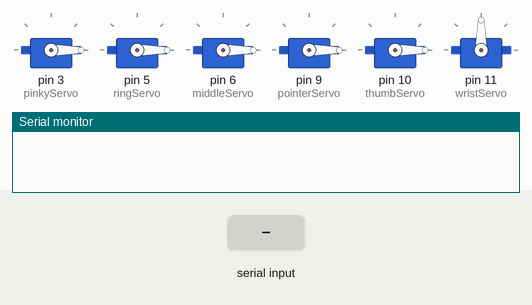
Recording of a sketch running on a simulated Arduino Uno, built with avr-gcc and run on an emulated ATmega328P. Shown: 6 × servo, the last lines printed to the serial monitor. The test bench sets the inputs (shaded band).

Above: at 2.2 s.
2.3 s: "C#" received over Serial
At 4.0 s:
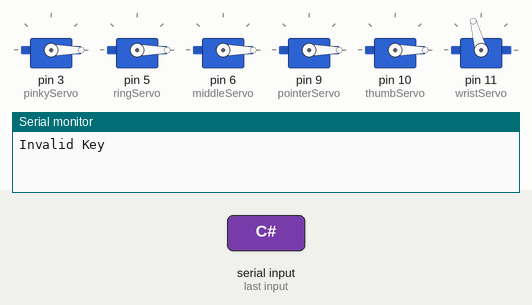
5.1 s: "C3" received over Serial
At 6.25 s:
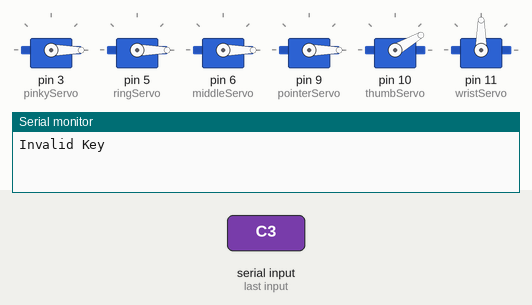
7.9 s: "D" received over Serial
At 9.05 s:
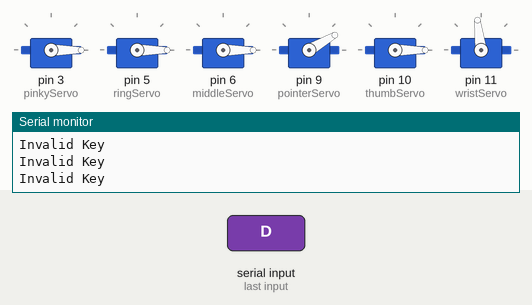
10.7 s: "E" received over Serial
At 11.85 s:
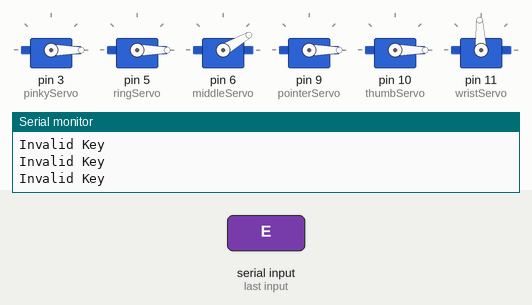
13.5 s: "G" received over Serial
At 14.67 s:
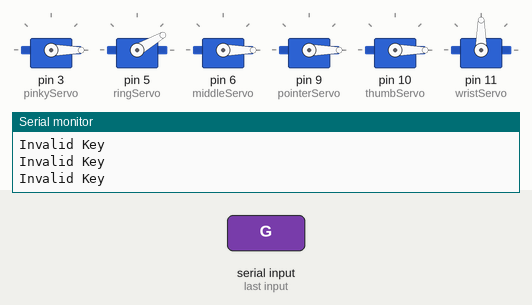
Timing chart, 0 to 16.5 s (numbered marks = the images above; inputs shaded):
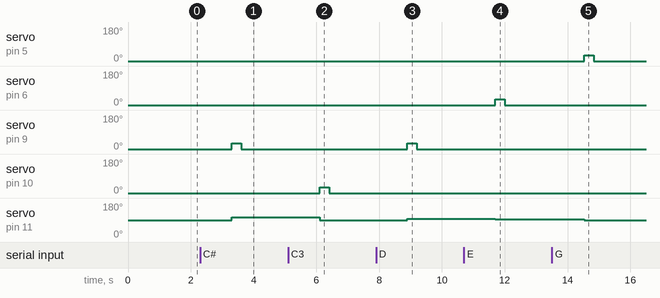

The sketch:

JacobServos.ino
```cpp
#include <Servo.h>

Servo pinkyServo;
Servo ringServo;
Servo middleServo;
Servo pointerServo;
Servo thumbServo;
Servo wristServo;

int thumbAngle = 0;
int pointerAngle = 0;
int middleAngle = 0;
int ringAngle = 0;
int pinkyAngle = 0;

int wristAngleOffset = 0;
const int defaultWristAngle = 90;
const int pressKeyAngle = 30;
String keys[] = {"C3","C#","D","D#","E","F","F#","G","G#","A","A#","B","C4"};
void setup() {
  pinkyServo.attach(3);
  ringServo.attach(5);
  middleServo.attach(6);
  pointerServo.attach(9);
  thumbServo.attach(10);
  wristServo.attach(11);

  Serial.begin(9600);

  pinkyServo.write(0);
  ringServo.write(0);
  middleServo.write(0);
  pointerServo.write(0);
  thumbServo.write(0);
  wristServo.write(defaultWristAngle);
  delay(1000);
}

void loop() {
    //Takes input from the serial and then plays the specified key
    while(Serial.available() > 0 ){
        String str = Serial.readString();
        for(int i = 0;i < 13;i++){
            if(str.indexOf(keys[i]) > -1){
                playKey(str);
                break;
            }else{
                Serial.println("Invalid Key");
            }
        }
    }
}

// Plays the given key and goes back to default pos
void playKey(String key) {
  setAngles(key);
  moveServos();
  resetFingerJoints();
}

// Sets finger/wrist angle based on key pressed
// Note: must distinguish between C3 and C4
// Note: accidentals are always sharp
void setAngles(String key) {
  if (key.equals("C3")) {
    wristAngleOffset = 0;
    thumbAngle = pressKeyAngle;

  } else if (key.equals("C#")) {
    wristAngleOffset = 15;
    pointerAngle = pressKeyAngle;

  } else if (key.equals("D")) {
    wristAngleOffset = 7;
    pointerAngle = pressKeyAngle;

  } else if (key.equals("D#")) {
    wristAngleOffset = 0;
    pointerAngle = pressKeyAngle;

  } else if (key.equals("E")) {
    wristAngleOffset = 3;
    middleAngle = pressKeyAngle;

  } else if (key.equals("F")) {
    wristAngleOffset = 0;
    middleAngle = pressKeyAngle;

  } else if (key.equals("F#")) {
    wristAngleOffset = -5;
    middleAngle = pressKeyAngle;

  } else if (key.equals("G")) {
    wristAngleOffset = 0;
    ringAngle = pressKeyAngle;

  } else if (key.equals("G#")) {
    wristAngleOffset = -3;
    ringAngle = pressKeyAngle;

  } else if (key.equals("A")) {
    wristAngleOffset = 0;
    pinkyAngle = pressKeyAngle;

  } else if (key.equals("A#")) {
    wristAngleOffset = -5;
    pinkyAngle = pressKeyAngle;

  } else if (key.equals("B")) {
    wristAngleOffset = -8;
    pinkyAngle = pressKeyAngle;

  } else if (key.equals("C4")) {
    wristAngleOffset = -12;
    pinkyAngle = pressKeyAngle;
  }

}

// Gives time for the finger and wrist to move
void moveServos() {
  setFingerJoints();
  wristServo.write(defaultWristAngle + wristAngleOffset);
  delay(300);
}

// Gives time for the fingers to return to normal pos
void resetFingerJoints() {
  thumbAngle = 0;
  pointerAngle = 0;
  middleAngle = 0;
  ringAngle = 0;
  pinkyAngle = 0;
  setFingerJoints();
  delay(250);
}

void setFingerJoints() {
  thumbServo.write(thumbAngle);
  pointerServo.write(pointerAngle);
  middleServo.write(middleAngle);
  ringServo.write(ringAngle);
  pinkyServo.write(pinkyAngle);
}
```

Measured:
- after the input at 2.3 s, servo on pin 9 (pointerServo): 0° → 30° after 1.0 s, → 0° 0.30 s later; servo on pin 11 (wristServo): 90° → 105° after 1.0 s
- after the input at 5.1 s, servo on pin 10 (thumbServo): 0° → 30° after 1.0 s, → 0° 0.30 s later; servo on pin 11 (wristServo): 105° → 90° after 1.0 s
- after the input at 7.9 s, servo on pin 9 (pointerServo): 0° → 30° after 1.0 s, → 0° 0.30 s later; servo on pin 11 (wristServo): 90° → 97° after 1.0 s
- after the input at 10.7 s, servo on pin 6 (middleServo): 0° → 30° after 1.0 s, → 0° 0.30 s later; servo on pin 11 (wristServo): 97° → 93° after 1.0 s
- after the input at 13.5 s, servo on pin 5 (ringServo): 0° → 30° after 1.0 s, → 0° 0.30 s later; servo on pin 11 (wristServo): 93° → 90° after 1.0 s
